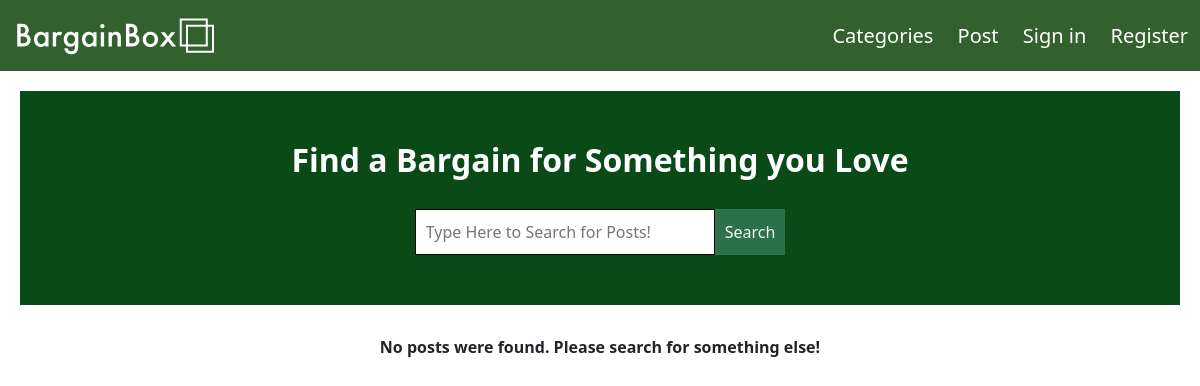
The app's page /, older data.
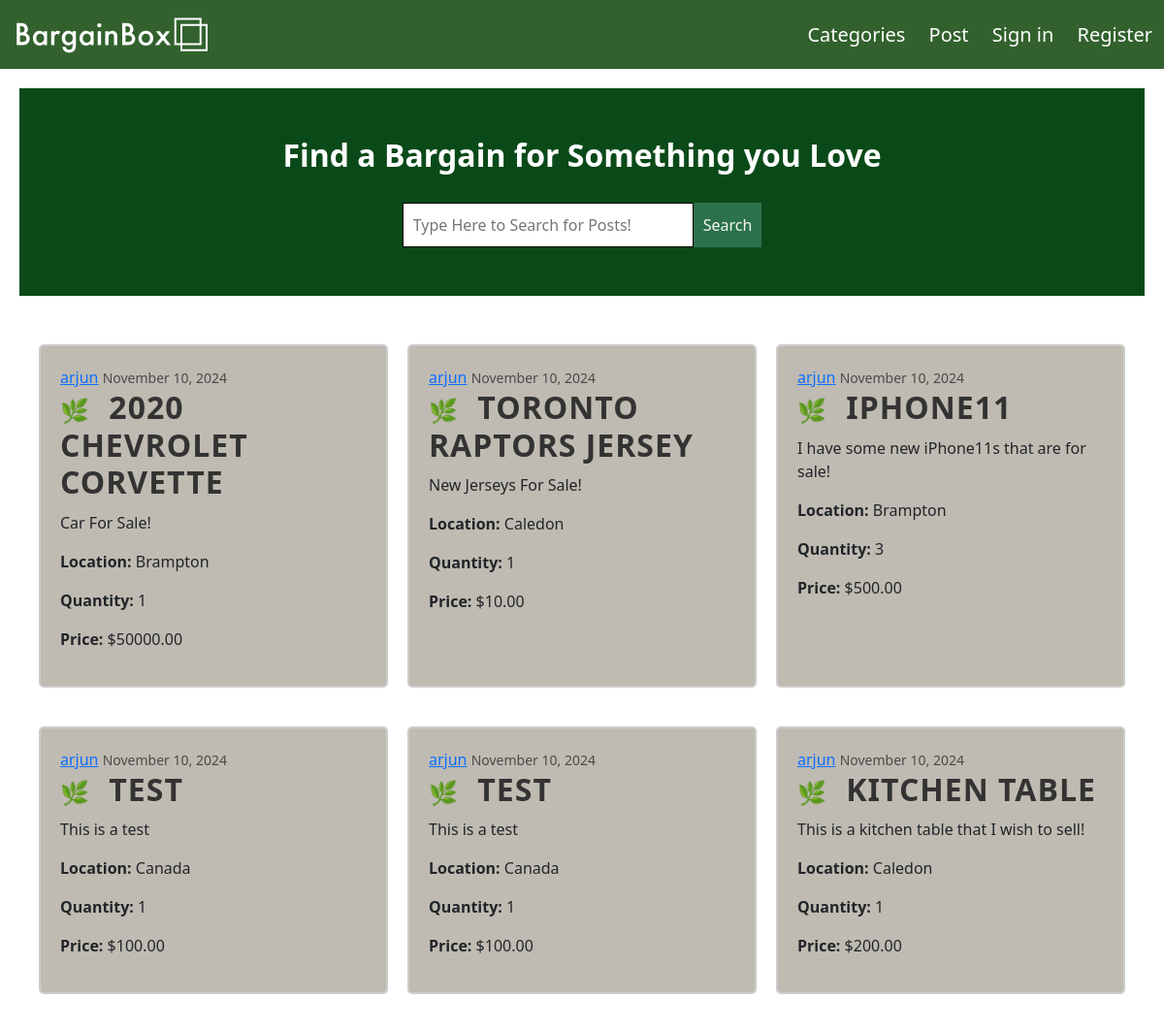
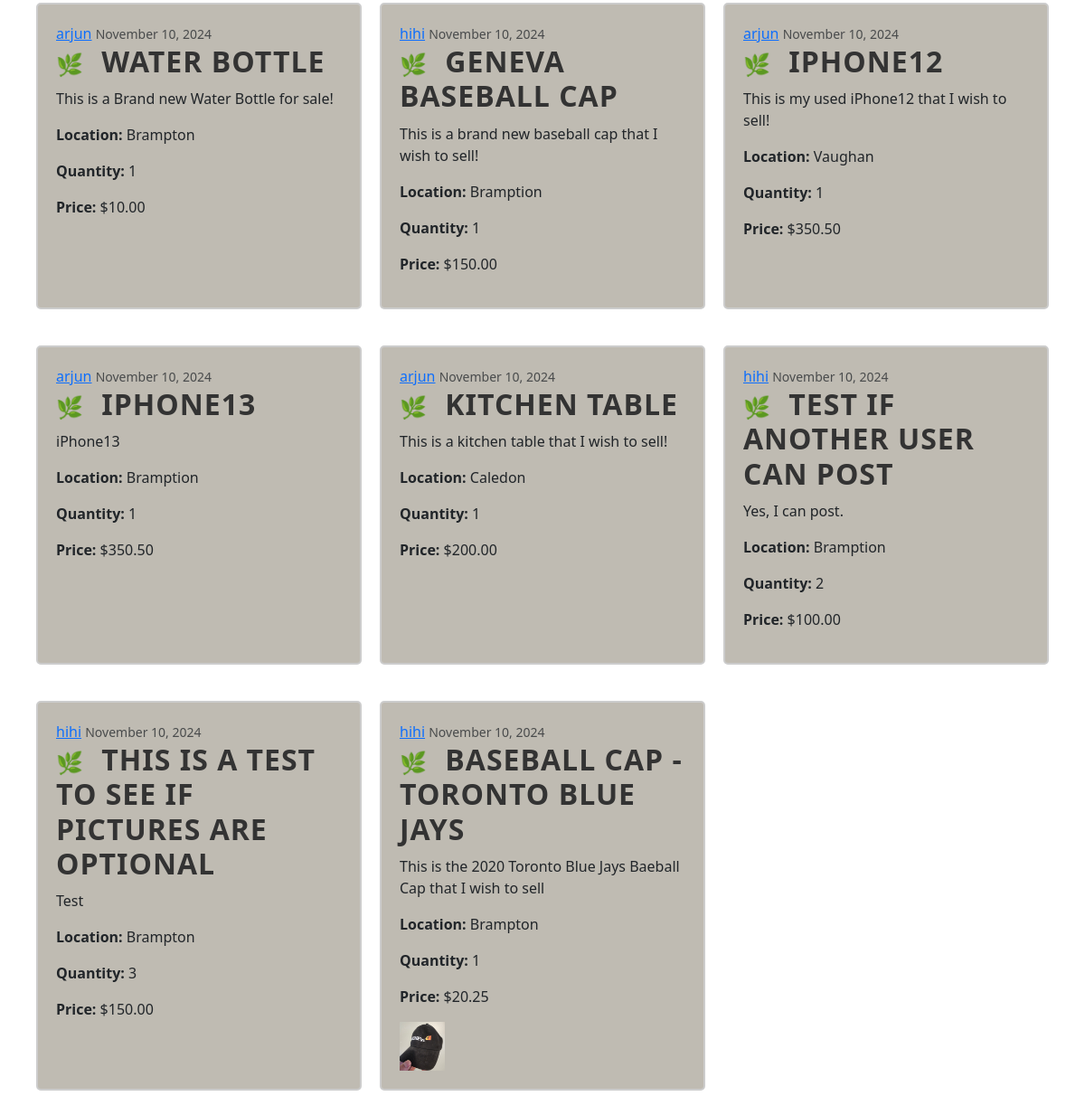
The same page, newer data (2 pictures, top to bottom).
### post/models.py (models this page shows, shortened)
class Post(models.Model):
    title = models.CharField(max_length=100)
    content = models.TextField()
    location = models.CharField(max_length=100)
    quantity = models.PositiveIntegerField(default=1)
    price = models.DecimalField(max_digits=10, decimal_places=2)
    date_posted = models.DateTimeField(default = timezone.now)
    author = models.ForeignKey(User, on_delete=models.CASCADE)
    image = models.ImageField(upload_to='post_images/', null=True, blank=True) # Allows pictures to be added to posts (pictures are optional)

### post/views.py (the view)
# urls.py: path('', PostListView.as_view(), name = 'home'), # Displaying all posts in home
class PostListView(ListView):
    model = Post
    template_name = 'home/home.html'
    context_object_name = 'posts'
    ordering = ['-date_posted']
    def get_queryset(self):
        queryset = super().get_queryset()
        search_query = self.request.GET.get('q', None)
        if search_query:
            queryset = queryset.filter(
                Q(title__icontains=search_query) |
                Q(location__icontains=search_query)
            )
        return queryset

### home/templates/home/home.html (shortened to what this page needs)
{% extends "home/foundation.html" %}
{% load static %}
{% block content %}
    <div class="search-section" style= "margin-bottom: 30px; background-size:cover; padding: 50px 0; text-align: center; background-color: #0a4a19;">
        <h1 style="font-size: 2rem; font-weight: bold; margin-bottom: 30px; color: #FFFFFF;">
            Find a Bargain for Something you Love
        </h1>
        <form method="get" action="{% url 'home' %}" style="display: flex; justify-content: center;">
            <input type="text" name="q" placeholder="Type Here to Search for Posts!" value="{{request.GET.q}}"
                style="padding: 10px; width: 300px; font-size: 1rem; border: 1px solid #030303fa; border-radius: 0px;"/>
            <button type="submit" style="padding: 10px; background-color: rgb(43, 114, 74); color: rgb(247, 247, 244); border: none; border-radius: 0px; cursor: pointer;">
                Search
            </button>
        </form>
    </div>
    {% if posts %}
    <div class="post-grid" style="display: grid; grid-template-columns: repeat(3, 1fr); gap: 20px; padding: 20px;">
        {% for post in posts %}
            <article class="post content-section" style="border: 2px solid #ccc; padding: 20px; margin-bottom: 20px; border-radius: 5px; background-color: #bfbbb2;">
                <div class="post-body">
                    <div class="post-metadate">
                        <a class="mr-2" href="#">{{post.author.username}}</a>
                        <small class="text-muted">{{post.date_posted|date:"F d, Y"}}</small>
                    </div>
                    <h2 class="post-title"
                        style=
                        "
                            font-size: 2rem;
                            font-weight: bold;
                            color: #333;
                            margin-bottom: 10px;
                            text-transform: uppercase;
                            letter-spacing: 1px;
                            position: relative;
                        ">
                        <a href="{% url 'post-detail' post.id %}" style="color: #333; text-decoration: none; transition: all 0.3s ease-in-out;">
                            <span style="position: relative;">
                                <span style="font-size: 1.5rem; color: #db250d; margin-right: 10px;">🌿</span>
                                {{post.title}}
                            </span>
                        </a>
                    </h2>
                    <p class="post-content">{{post.content}}</p>
                    <p class="post-location"><strong>Location:</strong> {{post.location}}</p>
                    <p class="post-quantity"><strong>Quantity:</strong> {{post.quantity}}</p>
                    <p class="post-price"><strong>Price:</strong> ${{ post.price }}</p>
                    {% if post.image %}
                        <img src="{{post.image.url}}" alt="{{post.title}}" style="max-width: 50px; height: auto">
                    {% endif %}
                </div>
            </article>
        {% endfor %}
    </div>
    {% else %}
        <div class="no-posts-found">
            <strong>No posts were found. Please search for something else!</strong>
        </div>
    {% endif %}
{% endblock content %}

### home/templates/home/foundation.html (shortened to what this page needs)
{% load static %}
<!DOCTYPE html>
<html lang="en">
    <head>
        <link rel="stylesheet" href="{% static 'bargain_box/styles.css' %}">
        <link rel="stylesheet" href="https://cdn.jsdelivr.net/npm/bootstrap@5.3.3/dist/css/bootstrap.min.css">
    </head>
    <body>
        <header>
            <nav class="navbar">
                <div class="container-fluid">
                    <a class="navbar-brand" href="/">
                        <img src="{% static 'bargain_box/BargainBox_logo_white.png' %}" alt="BargainBox">
                    </a>
                    <div class="nav-links">
                        <ul>
                            <li><a href="#">Categories</a></li>
                            <li><a href="{% url 'post-create' %}">Post</a></li>
                            {% if user.is_authenticated %}
                            <li><a href="{% url 'view-posts' %}">My listings</a></li>
                            <li><a href="{% url 'view-profile' %}">My profile</a></li>
                            <li><a href="{% url 'signout' %}">Sign out</a></li>
                            {% else %}
                            <li><a href="{% url 'signin' %}">Sign in</a></li>
                            <li><a href="{% url 'register' %}">Register</a></li>
                            {% endif %}
                        </ul>
                    </div>
                </div>
            </nav>
        </header>
        <main role="main">
                {% block content %}
                {% endblock %}
        </main>
    </body>
</html>

### bargain_box/static/bargain_box/styles.css (style rules this page uses)
nav { background-color: #32612d; }
nav img { width: 205px; height: 45px; }
.nav-links ul { list-style-type: circle; margin: 0px; }
.nav-links li { display: inline; padding-left: 20px; color: #ffffff; }
.nav-links a { text-decoration: none; color: white; font-size: 1.25em; }
main { margin: 20px; }
main h1 { text-align: center; }

Row changes from the older to the newer data that the page shows:
added Post: author.username "arjun", date_posted "November 10, 2024", title "2020 CHEVROLET CORVETTE", content "Car For Sale!", location "Brampton", quantity "1", price "50000.00"
added Post: author.username "arjun", date_posted "November 10, 2024", title "TORONTO RAPTORS JERSEY", content "New Jerseys For Sale!", location "Caledon", quantity "1", price "10.00"
added Post: author.username "arjun", date_posted "November 10, 2024", title "IPHONE11", content "I have some new iPhone11s that are for sale!", location "Brampton", quantity "3", price "500.00"
added Post: author.username "arjun", date_posted "November 10, 2024", title "TEST", content "This is a test", location "Canada", quantity "1", price "100.00"
added Post: author.username "arjun", date_posted "November 10, 2024", title "TEST", content "This is a test", location "Canada", quantity "1", price "100.00"
added Post: author.username "arjun", date_posted "November 10, 2024", title "KITCHEN TABLE", content "This is a kitchen table that I wish to sell!", location "Caledon", quantity "1", price "200.00"
added Post: author.username "arjun", date_posted "November 10, 2024", title "WATER BOTTLE", content "This is a Brand new Water Bottle for sale!", location "Brampton", quantity "1", price "10.00"
added Post: author.username "hihi", date_posted "November 10, 2024", title "GENEVA BASEBALL CAP", content "This is a brand new baseball cap that I wish to sell!", location "Bramption", quantity "1", price "150.00"
added Post: author.username "arjun", date_posted "November 10, 2024", title "IPHONE12", content "This is my used iPhone12 that I wish to sell!", location "Vaughan", quantity "1", price "350.50"
added Post: author.username "arjun", date_posted "November 10, 2024", title "IPHONE13", content "iPhone13", location "Bramption", quantity "1", price "350.50"
added Post: author.username "arjun", date_posted "November 10, 2024", title "KITCHEN TABLE", content "This is a kitchen table that I wish to sell!", location "Caledon", quantity "1", price "200.00"
added Post: author.username "hihi", date_posted "November 10, 2024", title "TEST IF ANOTHER USER CAN POST", content "Yes, I can post.", location "Bramption", quantity "2", price "100.00"
added Post: author.username "hihi", date_posted "November 10, 2024", title "THIS IS A TEST TO SEE IF PICTURES ARE OPTIONAL", content "Test", location "Brampton", quantity "3", price "150.00"
added Post: author.username "hihi", date_posted "November 10, 2024", title "BASEBALL CAP - TORONTO BLUE JAYS", content "This is the 2020 Toronto Blue Jays Baeball Cap that I wish to sell", location "Brampton", quantity "1", price "20.25", image (picture)
Text that changed along with them:
text no longer shown: "No posts were found. Please search for something else!"
